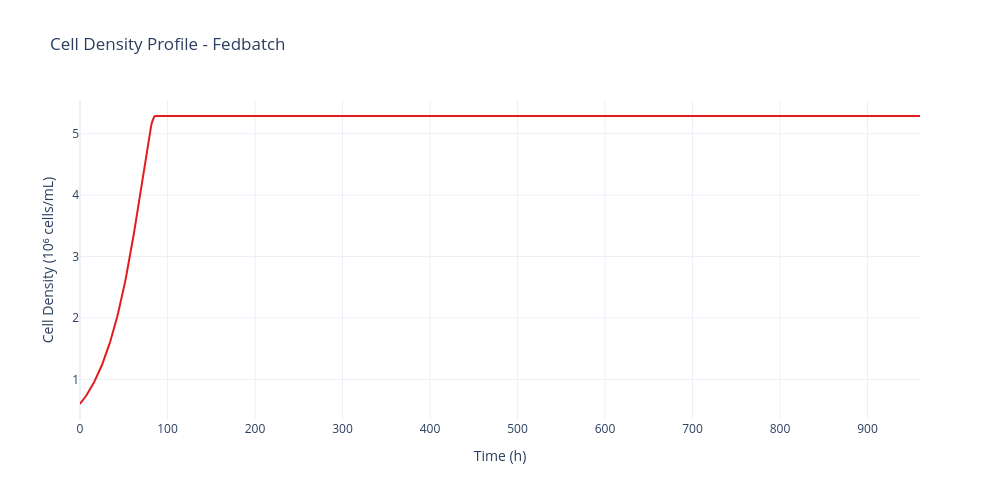
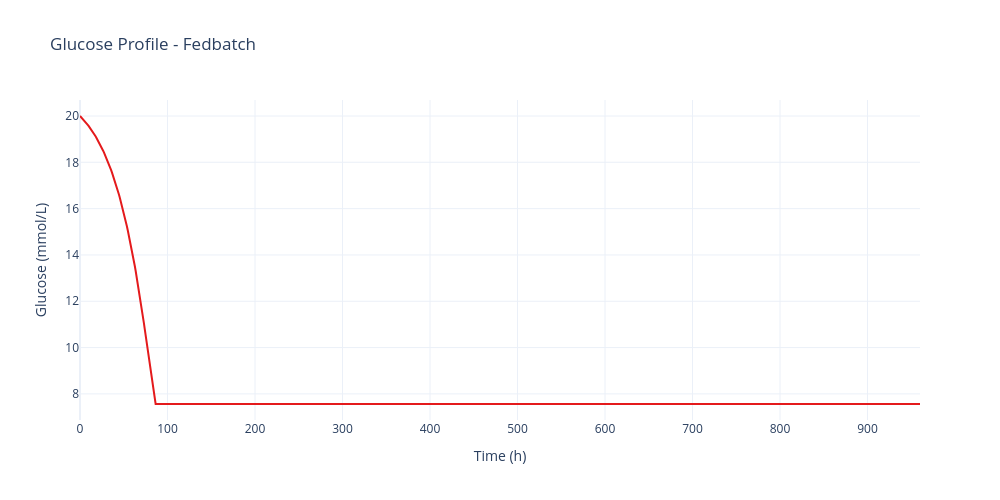
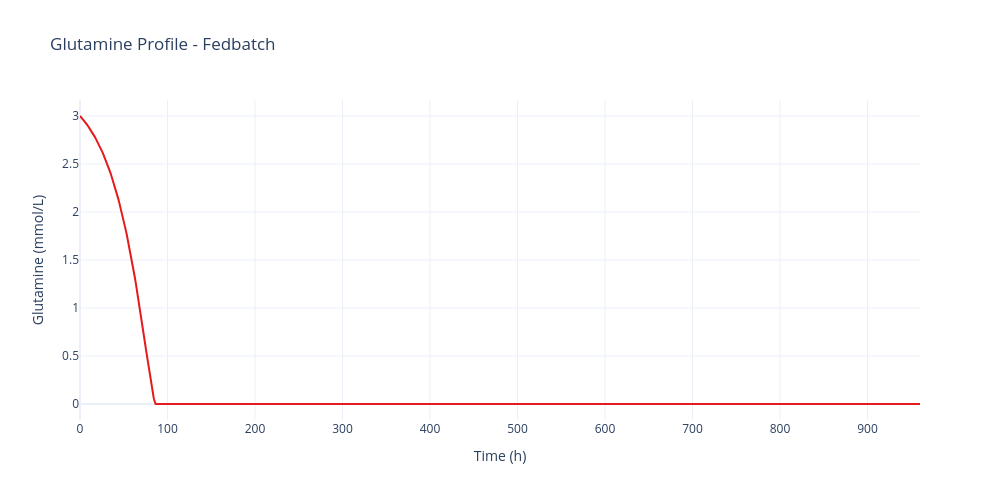
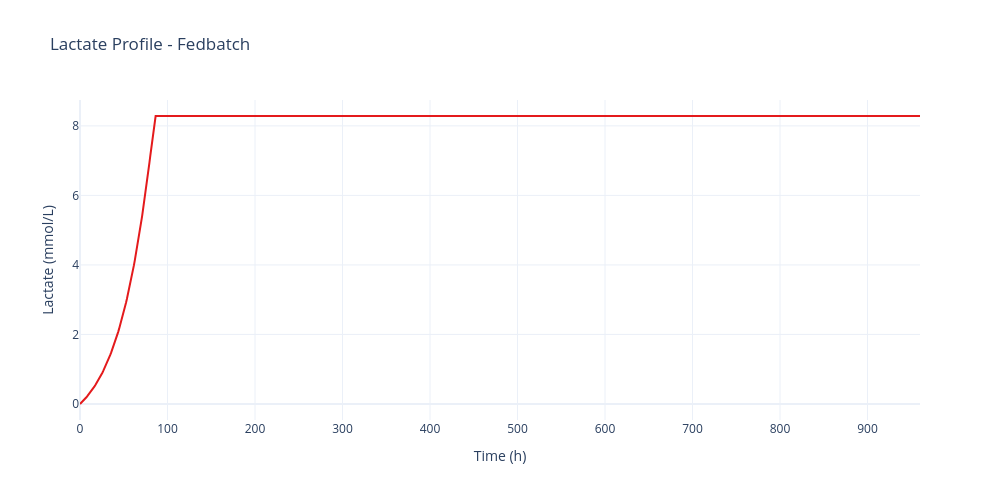

Here is the notebook cell these charts were saved with, in order:
### Code cell
fig_list = baseline_sim.data.plot_profiles()
for fig in fig_list:
    fig.show()

### Figure 1 — Plotly figure (JSON) as saved in the notebook; plotly's stock layout.template omitted (floating-point values rounded to 4 significant figures; data arrays with more than 128 entries replaced by an {"elided": "..."} marker saying what was removed)
{"data": [{"hovertemplate": "Time: %{x:.1f} h<br>Cell Density (10⁶ cells/mL): %{y:.2f}<extra></extra>", "line": {"color": "rgb(228,26,28)", "width": 2}, "mode": "lines", "name": "Batch 1", "type": "scatter", "x": {"elided": "1004 float values"}, "y": {"elided": "1004 float values"}}], "layout": {"font": {"size": 12}, "height": 500, "hovermode": "x unified", "title": {"text": "Cell Density Profile - Fedbatch"}, "width": 1000, "xaxis": {"title": {"text": "Time (h)"}}, "yaxis": {"title": {"text": "Cell Density (10⁶ cells/mL)"}}}}

### Figure 2 — Plotly figure (JSON) as saved in the notebook; plotly's stock layout.template omitted (floating-point values rounded to 4 significant figures; data arrays with more than 128 entries replaced by an {"elided": "..."} marker saying what was removed)
{"data": [{"hovertemplate": "Time: %{x:.1f} h<br>Glucose (mmol/L): %{y:.2f}<extra></extra>", "line": {"color": "rgb(228,26,28)", "width": 2}, "mode": "lines", "name": "Batch 1", "type": "scatter", "x": {"elided": "1004 float values"}, "y": {"elided": "1004 float values"}}], "layout": {"font": {"size": 12}, "height": 500, "hovermode": "x unified", "title": {"text": "Glucose Profile - Fedbatch"}, "width": 1000, "xaxis": {"title": {"text": "Time (h)"}}, "yaxis": {"title": {"text": "Glucose (mmol/L)"}}}}

### Figure 3 — Plotly figure (JSON) as saved in the notebook; plotly's stock layout.template omitted (floating-point values rounded to 4 significant figures; data arrays with more than 128 entries replaced by an {"elided": "..."} marker saying what was removed)
{"data": [{"hovertemplate": "Time: %{x:.1f} h<br>Glutamine (mmol/L): %{y:.2f}<extra></extra>", "line": {"color": "rgb(228,26,28)", "width": 2}, "mode": "lines", "name": "Batch 1", "type": "scatter", "x": {"elided": "1004 float values"}, "y": {"elided": "1004 float values"}}], "layout": {"font": {"size": 12}, "height": 500, "hovermode": "x unified", "title": {"text": "Glutamine Profile - Fedbatch"}, "width": 1000, "xaxis": {"title": {"text": "Time (h)"}}, "yaxis": {"title": {"text": "Glutamine (mmol/L)"}}}}

### Figure 4 — Plotly figure (JSON) as saved in the notebook; plotly's stock layout.template omitted (floating-point values rounded to 4 significant figures; data arrays with more than 128 entries replaced by an {"elided": "..."} marker saying what was removed)
{"data": [{"hovertemplate": "Time: %{x:.1f} h<br>Lactate (mmol/L): %{y:.2f}<extra></extra>", "line": {"color": "rgb(228,26,28)", "width": 2}, "mode": "lines", "name": "Batch 1", "type": "scatter", "x": {"elided": "1004 float values"}, "y": {"elided": "1004 float values"}}], "layout": {"font": {"size": 12}, "height": 500, "hovermode": "x unified", "title": {"text": "Lactate Profile - Fedbatch"}, "width": 1000, "xaxis": {"title": {"text": "Time (h)"}}, "yaxis": {"title": {"text": "Lactate (mmol/L)"}}}}
